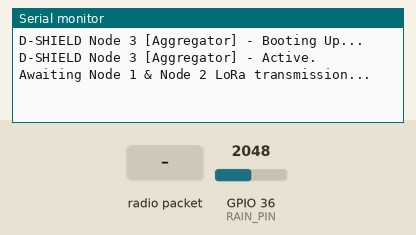
This sketch was run on a simulated ESP32. Shown: the last lines printed to the serial monitor. Inputs (shaded band) come from the test bench; at power-on: GPIO 36 (RAIN_PIN) = 2048. No radio packets arrive unless stated.

Above: at 1.2 s.
1.3 s: radio packet "1" arrives
At 2.7 s:
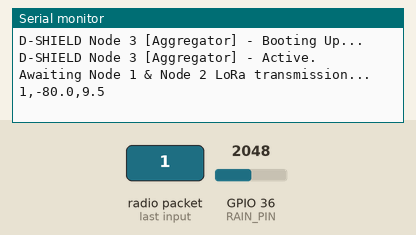
8.0 s: radio packet "0" arrives
At 9.0 s:
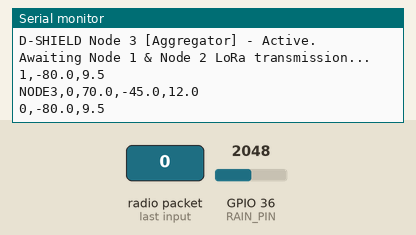
9.5 s: GPIO 36 (RAIN_PIN) set to 3603
At 10.6 s:
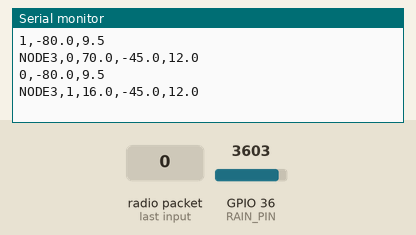

The sketch:

node3_aggregator.ino
```cpp
// Node 3: Rain Monitoring & LoRa Aggregator Node
// Hardware: ESP32 + LoRa (SX1276/78) + Rain Sensor (Analog)
// Receives Node 1/2 packets, combines with local rain data, and streams over USB Serial.

#include <SPI.h>
#include <LoRa.h>

// Configurable SPI Pins for ESP32-LoRa RFM95
#define SCK 5
#define MISO 19
#define MOSI 27
#define SS 18
#define RST 14
#define DIO0 26

#define BAND 915E6

// Rain Sensor Analog Pin
#define RAIN_PIN 36

unsigned long packet_id = 0;
const int txInterval = 5000; // Local rain transmission every 5 seconds
unsigned long lastTxTime = 0;

void setup() {
  Serial.begin(115200);
  while (!Serial);

  Serial.println("D-SHIELD Node 3 [Aggregator] - Booting Up...");

  // Setup custom SPI pins for LoRa module
  SPI.begin(SCK, MISO, MOSI, SS);
  LoRa.setPins(SS, RST, DIO0);

  if (!LoRa.begin(BAND)) {
    Serial.println("Error: LoRa module initialization failed!");
    while (1);
  }

  LoRa.setSyncWord(0xD5);

  pinMode(RAIN_PIN, INPUT);

  Serial.println("D-SHIELD Node 3 [Aggregator] - Active. Awaiting Node 1 & Node 2 LoRa transmission...");
}

void loop() {
  // 1. Listen for incoming LoRa Packets
  int packetSize = LoRa.parsePacket();
  if (packetSize) {
    String incomingStr = "";
    while (LoRa.available()) {
      incomingStr += (char)LoRa.read();
    }

    // Capture LoRa Packet quality indicators
    float rssi = LoRa.packetRssi();
    float snr = LoRa.packetSnr();

    // Append radio stats to the packet to forward to Gateway
    // Packet from Node 1 is formatted: NODE1,packet_id,soil_moisture,vibration
    // Packet from Node 2 is formatted: NODE2,packet_id,water_level,temperature,pressure
    // We forward as: <payload>,rssi,snr
    String forwardedPayload = incomingStr + "," + String(rssi, 1) + "," + String(snr, 1);

    // Stream directly to the PC Gateway via USB/Serial connection
    Serial.println(forwardedPayload);
  }

  // 2. Read local rain sensor and print to Serial
  if (millis() - lastTxTime > txInterval) {
    lastTxTime = millis();

    int rawRain = analogRead(RAIN_PIN);
    // Note: Rain sensor reading mappings where 4095 is dry, and 1200 is heavy rain
    float rainRateMM = map(rawRain, 4095, 1200, 0, 100);
    if (rainRateMM < 0.0) rainRateMM = 0.0;
    if (rainRateMM > 100.0) rainRateMM = 100.0;

    // Construct local aggregator packet (sent directly over USB serial)
    // Format: NODE3,packet_id,rainfall,rssi,snr
    // Since it's direct USB connected to gateway, RSSI/SNR are hardcoded to strong indicators
    String localPayload = "NODE3," + String(packet_id) + "," + String(rainRateMM, 1) + ",-45.0,12.0";

    Serial.println(localPayload);
    packet_id++;
  }
}
```

Measured:
- after the input at 1.3 s, the serial monitor: prints a new line at once (image 1)
- after the input at 8.0 s, the serial monitor: prints a new line at once (image 2)
- after the input at 9.5 s, the serial monitor: prints a new line after 0.50 s (image 3)
